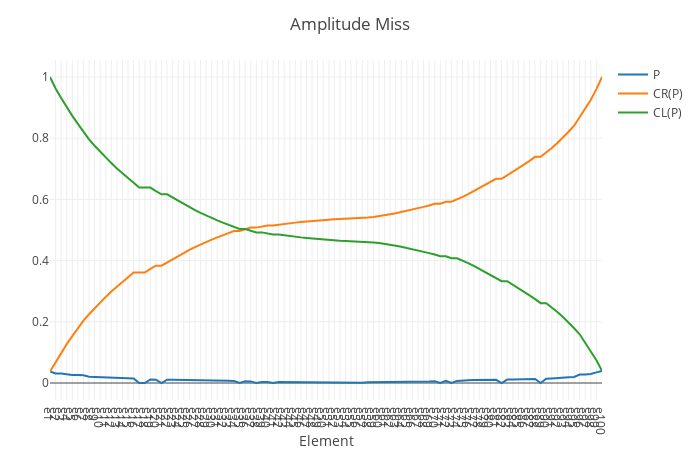

The notebook cell this image was saved under:
### Code cell
am_m_ = am_ .* is_m_

am_m_p_ = am_m_ / sum(am_m_)

am_m_p_cr_ = cumsum(am_m_p_) .+ small_number

am_m_p_cl_ = cumulate_sum_reverse(am_m_p_) .+ small_number

plot_x_y((am_m_p_, am_m_p_cr_, am_m_p_cl_); name_ = ("P", "CR(P)", "CL(P)"), layout = merge(layout, Layout(title = "Amplitude Miss")))
